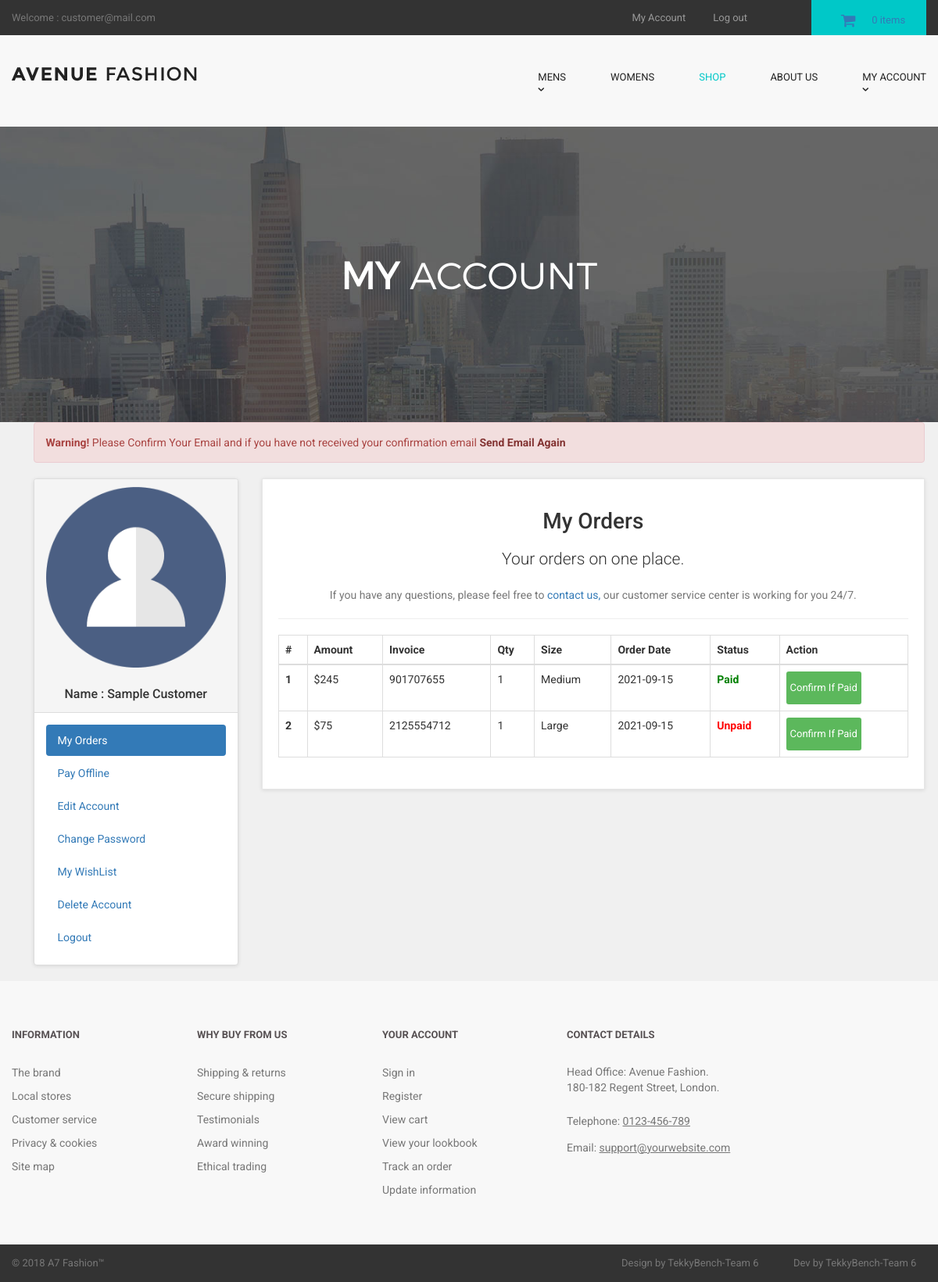
The app's page /customer/my_account.php?my_orders (signed in) with its own data.
### tables this page shows
CREATE TABLE `customers` (
  `customer_id` int(10) NOT NULL,
  `customer_name` varchar(255) NOT NULL,
  `customer_email` varchar(255) NOT NULL,
  `customer_pass` varchar(255) NOT NULL,
  `customer_country` text NOT NULL,
  `customer_city` text NOT NULL,
  `customer_contact` varchar(255) NOT NULL,
  `customer_address` text NOT NULL,
  `customer_image` text NOT NULL,
  `customer_ip` varchar(255) NOT NULL,
  `customer_confirm_code` text NOT NULL
);

CREATE TABLE `customer_orders` (
  `order_id` int(10) NOT NULL,
  `customer_id` int(10) NOT NULL,
  `due_amount` int(100) NOT NULL,
  `invoice_no` int(100) NOT NULL,
  `qty` int(10) NOT NULL,
  `size` text NOT NULL,
  `order_date` timestamp NOT NULL DEFAULT current_timestamp() ON UPDATE current_timestamp(),
  `order_status` text NOT NULL
);

### customer/my_orders.php (the view)
<center>
<h1>My Orders</h1>
<p class="lead"> Your orders on one place.</p>
<p class="text-muted" >
If you have any questions, please feel free to <a href="../contact.php" > contact us,</a> our customer service center is working for you 24/7.
</p>
</center>
<hr>
<div class="table-responsive" >
<table class="table table-bordered table-hover" >
<thead>
<tr>
<th>#</th>
<th>Amount</th>
<th>Invoice</th>
<th>Qty</th>
<th>Size</th>
<th>Order Date</th>
<th>Status</th>
<th>Action</th>
</tr>
</thead>
<tbody>
<?php
$customer_session = $_SESSION['customer_email'];
$get_customer = "select * from customers where customer_email='$customer_session'";
$run_customer = mysqli_query($con,$get_customer);
$row_customer = mysqli_fetch_array($run_customer);
$customer_id = $row_customer['customer_id'];
$get_orders = "select * from customer_orders where customer_id='$customer_id'";
$run_orders = mysqli_query($con,$get_orders);
$i = 0;
while($row_orders = mysqli_fetch_array($run_orders)){
$order_id = $row_orders['order_id'];
$due_amount = $row_orders['due_amount'];
$invoice_no = $row_orders['invoice_no'];
$qty = $row_orders['qty'];
$size = $row_orders['size'];
$order_date = substr($row_orders['order_date'],0,11);
$order_status = $row_orders['order_status'];
$i++;
if($order_status=='pending'){
$order_status = "<b style='color:red;'>Unpaid</b>";
}
else{
$order_status = "<b style='color:green;'>Paid</b>";
}
?>
<tr>
<th><?php echo $i; ?></th>
<td>$<?php echo $due_amount; ?></td>
<td><?php echo $invoice_no; ?></td>
<td><?php echo $qty; ?></td>
<td><?php echo $size; ?></td>
<td><?php echo $order_date; ?></td>
<td><?php echo $order_status; ?></td>
<td>
<a href="confirm.php?order_id=<?php echo $order_id; ?>" target="blank" class="btn btn-success btn-xs" > Confirm If Paid </a>
</td>
</tr>
<?php } ?>
</tbody>
</table>
</div>

### customer/includes/sidebar.php
<div class="panel panel-default sidebar-menu">
<div class="panel-heading">
<?php
$customer_session = $_SESSION['customer_email'];
$get_customer = "select * from customers where customer_email='$customer_session'";
$run_customer = mysqli_query($con,$get_customer);
$row_customer = mysqli_fetch_array($run_customer);
$customer_image = $row_customer['customer_image'];
$customer_name = $row_customer['customer_name'];
if(!isset($_SESSION['customer_email'])){
}
else {
echo "
<center>
<img src='customer_images/$customer_image' class='img-responsive'>
</center>
<br>
<h3 align='center' class='panel-title'> Name : $customer_name </h3>
";
}
?>
</div>
<div class="panel-body">
<ul class="nav nav-pills nav-stacked">
<li class="<?php if(isset($_GET['my_orders'])){ echo "active"; } ?>">
<a href="my_account.php?my_orders"> <i class="fa fa-list"> </i> My Orders </a>
</li>
<li class="<?php if(isset($_GET['pay_offline'])){ echo "active"; } ?>">
<a href="my_account.php?pay_offline"> <i class="fa fa-bolt"></i> Pay Offline </a>
</li>
<li class="<?php if(isset($_GET['edit_account'])){ echo "active"; } ?>">
<a href="my_account.php?edit_account"> <i class="fa fa-pencil"></i> Edit Account </a>
</li>
<li class="<?php if(isset($_GET['change_pass'])){ echo "active"; } ?>">
<a href="my_account.php?change_pass"> <i class="fa fa-user"></i> Change Password </a>
</li>
<li class="<?php if(isset($_GET['my_wishlist'])){ echo "active"; } ?>">
<a href="my_account.php?my_wishlist"> <i class="fa fa-heart"></i> My WishList </a>
</li>
<li class="<?php if(isset($_GET['delete_account'])){ echo "active"; } ?>">
<a href="my_account.php?delete_account"> <i class="fa fa-trash-o"></i> Delete Account </a>
</li>
<li>
<a href="logout.php"> <i class="fa fa-sign-out"></i> Logout </a>
</li>
</ul>
</div>
</div>

### customer/styles/backend.css (style rules this page uses)
html { font-family: "Roboto", Helvetica, Arial, sans-serif; line-height: 1.15; -ms-text-size-adjust: 100%; -webkit-text-size-adjust: 100% }
body { margin: 0 }
h1 { font-size: 2em; margin: .67em 0 }
hr { box-sizing: content-box; height: 0; overflow: visible }
a { background-color: transparent; -webkit-text-decoration-skip: objects }
b, strong { font-weight: inherit; font-weight: bolder }
img { border-style: none }
html { box-sizing: border-box }
body { min-width: 1190px; font-family: Montserrat, sans-serif; font-weight: 400; background-color: white; }
img { max-width: 100%; height: auto }
.btn { display: inline-block; vertical-align: top; font-size: 13px; line-height: 40px; text-decoration: none; -webkit-transition: .3s; transition: .3s }

### styles/style.css (style rules this page uses)
body { font-family: "Roboto", Helvetica, Arial, sans-serif; font-size: 14px; line-height: 1.42857143; color: #333333; background-color: #f0f0f0; overflow-x: hidden; }
#content .panel.sidebar-menu { box-sizing: border-box; box-shadow: 0 1px 5px rgba(0, 0, 0, 0.1); }
#content .panel.sidebar-menu h3 { padding: 5px 0; margin: 0; }

### records on screen
customers: customer_image (picture), customer_name "Sample Customer"
customer_orders: due_amount "245", invoice_no "901707655", qty "1", size "Medium", order_date "2021-09-15", order_status "Paid"
customer_orders: due_amount "75", invoice_no "2125554712", qty "1", size "Large", order_date "2021-09-15", order_status "Unpaid"

### other values on screen
$_SESSION['customer_email'] "customer@mail.com"
$count_items "0"
